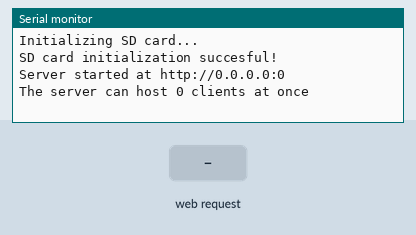
This sketch was run on a simulated Arduino Uno, built with avr-gcc and run on an emulated ATmega328P. Parts: the last lines printed to the serial monitor. Inputs (shaded band) come from the test bench. WiFi joins after 1.5 s; servers stay silent unless stated; storage starts empty.

Above: at 1.2 s.
1.3 s: HTTP request GET /info/codes/ received
At 2.5 s:
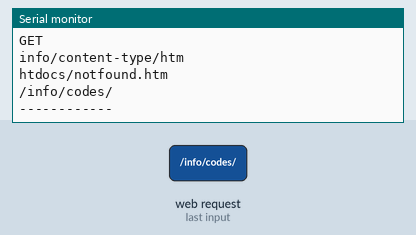
2.8 s: HTTP request GET /info/templates/header.txt received
At 3.8 s:
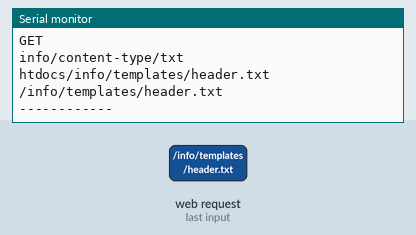
4.3 s: HTTP request GET /index.htm received
At 4.9 s:
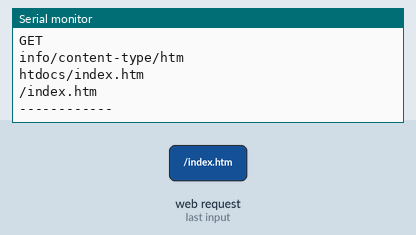
5.8 s: HTTP request GET /notfound.htm received
At 6.3 s:
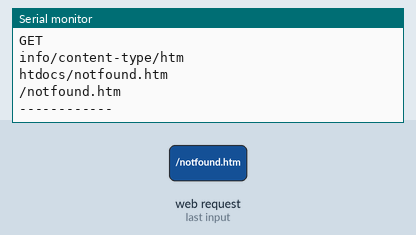

Measured:
- after the input at 1.3 s, the serial monitor: prints a new line at once (image 1)
- after the input at 2.8 s, the serial monitor: prints a new line at once (image 2)
- after the input at 4.3 s, the serial monitor: prints a new line after 0.05 s (image 3)
- after the input at 5.8 s, the serial monitor: prints a new line after 0.05 s (image 4)

The sketch:

main.ino
```cpp
#include <SPI.h>
#include <SdFat.h>
#include <Ethernet.h>

SdFat sd;

String getPath (String input) {
  int index = input.indexOf ("?");
  if (index != -1) {
    return input.substring (0, index);//If there are args
  }
  return input.substring (0, input.length ());//If there isnt any args
}
String getArgs (String input) {
  int index = input.indexOf ("?");
  if (index != -1) {
    return input.substring (index + 1, input.length ());//If there are args
  }
  return "";//If there isnt any args
}

EthernetServer server (42069);

EthernetClient list_clients [0];
bool list_availability [0];
File32 list_files [0];
int client_amount;


void setup () {
  //SD card initialization
  Serial.begin (9600);
  Serial.println ("Initializing SD card...");
  if (!sd.begin (4, SPI_HALF_SPEED)) {
    Serial.println ("SD card initialization failed!");
  } else {
    Serial.println ("SD card initialization succesful!");
  }

  //Ethernet initialization
  //Get IP
  String Sip = sd.open ("config/ip.txt").readStringUntil ('\n');
  int ipList [4];
  for (int i = 0; i < 4; i++) {
    int index = Sip.indexOf (".");
    ipList [i] = Sip.substring (0, index).toInt ();
    Sip = Sip.substring (index + 1, Sip.length ());
  }
  IPAddress ip (ipList [0], ipList [1], ipList [2], ipList [3]);

  //Get port
  long port = sd.open ("config/port.txt").readStringUntil ('\n').toInt ();

  //MAC setup
  byte mac[] = {0xDE, 0xAD, 0xBE, 0xEF, 0xFE, 0xED};

  //Server setup
  Ethernet.begin (mac, ip);
  server = EthernetServer (port);
  server.begin ();

  Serial.print ("Server started at http://");
  Serial.print (Ethernet.localIP ());
  Serial.print (':');
  Serial.println (port);

  //Initialize clients
  const int client_amount = sd.open ("config/clients.txt").readStringUntil ('\n').toInt ();
  Serial.print ("The server can host ");
  Serial.print (client_amount);
  Serial.println (" clients at once");
}
void loop () {
  EthernetClient client = server.available ();
  if (client) {
    Serial.println ("Connection started");
    String request = "";
    String type = "";
    int add = 0;
    while (client.connected ()) {
      if (client.available ()) {
        char readed = client.read ();

        if (readed == ' ') {
          add ++;
        } else {
          switch (add) {
            case 0:
              type += readed;
              break;
            case 1:
              request += readed;
              break;
          }
        }

        if (readed == '\n') {
          //Process and send response to the request
          Serial.println (type);
          if (type == "GET") {
            processGET (client, getPath (request), getArgs (request));//Redirect processing to a specialized function
          } else if (type == "POST") {
            Serial.println ("post request");
          }

          Serial.println (request);
          Serial.println ("------------");
          break;
        }
      }
    }
    delay (1);
    client.stop ();
  }
}
```

hostFile.ino
```cpp
File32 file;
void hostFile (String filename, EthernetClient client, String basePath = "htdocs") {
  // send web page
  filename = basePath + filename;
  Serial.println (filename);
  file = sd.open(filename);        // open web page file
  if (file) {
    while (file.available()) {
      client.write(file.read()); // send web page to client
    }
    file.close();
  }
}

void sendHeader (EthernetClient client, String status_code, String content_type){
  String status_message = sd.open ("/info/codes/" + status_code).readStringUntil ('\n');
  file = sd.open ("/info/templates/header.txt");
  while (file.available () > 0){
    String line = file.readStringUntil ('\n');
    line.replace ("~sc~", status_code);
    line.replace ("~sm~", status_message);
    line.replace ("~ct~", content_type);
    client.println (line);
  }
  client.println ();
}

void response (EthernetClient client, String filename, String status_code){
  sendHeader (client, status_code, getContentType (filename.substring (filename.lastIndexOf ('.') + 1, filename.length ())));
  hostFile (filename, client);
}

String getContentType (String fileFormat){
  Serial.println ("info/content-type/" + fileFormat);
  return sd.open ("info/content-type/" + fileFormat).readStringUntil ('\n');
}
```

processing.ino
```cpp
class Args {
  private:
    String _input;
    int _lastChecked = -1;

  public:
    void setInput (String args) {
      _input = args;
    }

    boolean exists (String tag) {
      int from = 0;
      while (true) {
        int index = _input.indexOf (tag, from);
        if (index != -1) {
          if (index == 0 || _input.charAt (index - 1 == '&')) {
            if (_input.charAt (index + tag.length ()) == '=') {
              _lastChecked = index;
              return true;
            }
          }
          from = index + 1;
        } else {
          _lastChecked = -1;
          return false;
        }
      }
    }

    String get (String tag) {
      if (exists (tag)) {
        int openIndex = _lastChecked + tag.length () + 1;
        int closeIndex = _input.length () - 1;
        for (int i = openIndex; i < closeIndex; i++) {
          if (_input.charAt (i) == '&') {
            closeIndex = i;
            break;
          }
        }
        return _input.substring (openIndex);
      } else {
        return "doesnt exist";
      }
    }
};

void processGET (EthernetClient client, String path, String arguments) {
  if (path == "/"){
    response (client, "/index.htm", "200");
  } else if (path.indexOf (".") > 0){
    response (client, path, "200");
  } else {
    response (client, "/notfound.htm", "404");
  }
}
```
